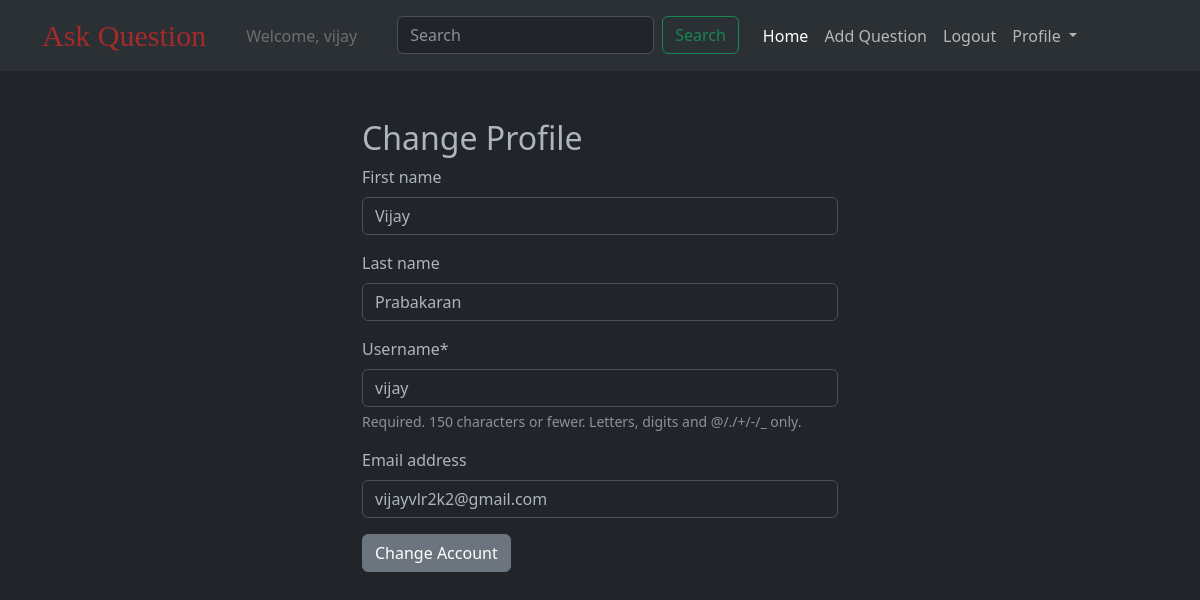
The app's page /profile (signed in) with its own data.
### users/models.py (models this page shows)
class CustomUser(AbstractUser):
    pass

### questions/views.py (the view)
# urls.py: path('profile', change_profile ,name='change_profile'),
@login_required
def change_profile(request):
    if request.method=="POST":
        form = ProfileForm(request.POST,instance=request.user)
        if form.is_valid():
            form.save()
            messages.success(request,"Profile has been updated successfully")
    else:
        form = ProfileForm(instance=request.user)
    return render(request,'registration/profile.html',{'form':form})

### questions/forms.py
class ProfileForm(forms.ModelForm):
    class Meta:
        model = User
        fields = ('first_name','last_name','username','email')

### templates/registration/profile.html (shortened to what this page needs)
{% extends 'base.html' %}
{% load crispy_forms_tags %}
{% block body %}
<div class="container mt-5 profile-style">
    <h2>Change Profile</h2>
    <form action="" method="post" novalidate>
        {{form | crispy}}
        <input type="submit" value="Change Account" class="btn btn-secondary">
    </form>
</div>
{% endblock %}

### templates/navbar.html (shortened to what this page needs)
<nav class="navbar navbar-expand-lg bg-body-tertiary">
    <div class="container">
      <a class="navbar-brand text-style" href="{% url 'qlist' %}">Ask Question</a>
      <div class="collapse navbar-collapse" id="navbarSupportedContent">
        <ul class="navbar-nav me-auto mb-2 mb-lg-0">
          {% if request.user.is_authenticated %}
            <li class="nav-item mx-3">
                <a class="nav-link disabled">Welcome, {{request.user.username}}</a>
              </li><li>
            <form class="d-flex mx-3" role="search">
              <input class="form-control me-2" type="search" placeholder="Search" aria-label="Search" name="q">
              <button class="btn btn-outline-success" type="submit">Search</button>
            </form>
          </li>
          <li class="nav-item">
            <a class="nav-link active" aria-current="page" href="{% url 'qlist' %}">Home</a>
          </li>
          <li class="nav-item">
            <a class="nav-link" href="{% url 'create_question' %}">Add Question</a>
          </li>
          <li class="nav-item">
            <a class="nav-link" href="{% url 'logout' %}">Logout</a>
          </li>
          <li class="nav-item dropdown">
            <a class="nav-link dropdown-toggle" href="#" role="button" data-bs-toggle="dropdown" aria-expanded="false">
              Profile
            </a>
          </li>
          {% endif %}
        </ul>
      </div>
    </div>
  </nav>

### templates/navbar.html (style rules this page uses)
.text-style { font-size: 30px !important; font-family: fantasy !important; color: brown !important; }

### templates/registration/profile.html (style rules this page uses)
.profile-style { width:500px; height:auto; }

### records on screen
CustomUser: user.username "vijay", first_name "Vijay", last_name "Prabakaran", username "vijay", email "vijayvlr2k2@gmail.com"
